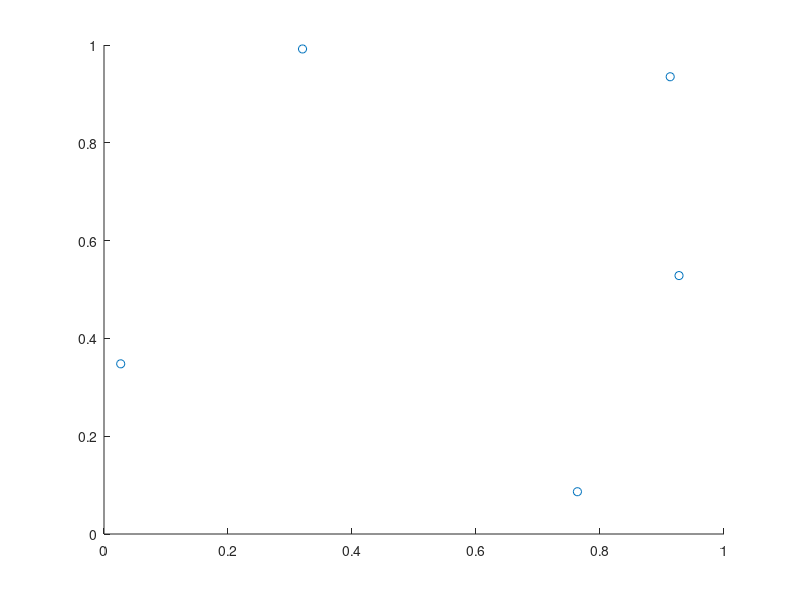

Source code (MATLAB):
function [] = main ()

    %process_dropbear_data();
    %return

    data = [0.91322074, 0.93506856;...
           0.02695392, 0.34799628;...
           0.32018781, 0.9919    ;...
           0.76357508, 0.08647722;...
           0.92744649, 0.52848275];
           
    ripser_output = [0.        , 0.4068346 ;...
           0.        , 0.47140506;...
           0.        , 0.59574986;...
           0.        , 0.7075296 ;...
           0.        ,        inf;...
           0.78166676, 0.91840202];
    
    scatter(data(:,1),data(:,2));

    [distance_matrix,boundary_matrix1,boundary_matrix2,h0,h1,h2] = tda (data,1e38);
    persistance = get_persistances(boundary_matrix1,boundary_matrix2,h0,h1,h2);

    % extract features
    %longest_distances1 = longest_persistance(distance_matrix,boundary_matrix1,h0,h1,1);
    %longest_distances2 = longest_persistance(distance_matrix,boundary_matrix2,h1,h2,1);

    % % decode the ripser results
    % decoded = cell(size(ripser_output));
    % for i=1:size(ripser_output,1)
    %     for j=1:size(all_h,1)
    %         if ripser_output(i,1)>0 && abs(ripser_output(i,1)-all_h{j})<1e-5
    %             decoded{i,1}=all_h{j,2};
    %         end
    %         if ripser_output(i,2)>0 && abs(ripser_output(i,2)-all_h{j})<1e-5
    %             decoded{i,2}=all_h{j,2};
    %         end
    %     end
    % end

end
%     n_points=6;
%     n_homologies = n_points + (n_points^2-n_points)/2 + ...
%                 (n_points^3-3*n_points^2+2*n_points)/6;
%     for i = 1:n_homologies
%         find_points_from_enumeration (i,n_points)
%     end
%     return;

function [persistance] = get_persistances(boundary_matrix1,boundary_matrix2,h0,h1,h2)
    persistance = [];

    for i=1:size(boundary_matrix1,2)
        ones = find(boundary_matrix1(:,i)==1);
        if ~isempty(ones)
            birth = 0;%ones(end);
            death = h1{i,1};
            persistance = [persistance;birth,death];
        end
    end

    for i=1:size(boundary_matrix2,2)
        ones = find(boundary_matrix2(:,i)==1);
        if ~isempty(ones)
            birth = h1{ones(end),1};
            death = h2{i,1};
            if birth ~= death
                persistance = [persistance;birth,death];
            end
        end
    end
end

function [] = process_dropbear_data ()
    % set up parameters
    n = 1; % number of longest persistances

    sample_rate = 25600/32;
    dim = 2;
    use_higher_sample_rate_for_inputs = 0;
    radius = 1e6;

    tda_window = .04; % in seconds
    delay = .25 / 17.7;
    cutoff = 150;

    sim_time = 0.4;

    % read and plot data
    [time_vibration,vibration_signal,...
            time_pin,pin_position,vibration_signal_samples,start_time,sample_rate] = read_data (sample_rate,dim,1,5.5,delay,cutoff);
    
    % extract a window for TDA
    number_of_samples_in_window = sample_rate * tda_window;
    
    % only compute TDA features for the first window
    % note this will eventually be a loop to compute all windows
    n_windows = (size(vibration_signal_samples,1)-number_of_samples_in_window+1);

    % overridden to perform a partial run
    n_windows = floor(sim_time * sample_rate);

    longest_distances = zeros(n_windows,n);
    for window_number = 1:n_windows
        %sample_range_in_window = (window_number-1)*number_of_samples_in_window+1:window_number*number_of_samples_in_window;
        sample_range_in_window = window_number:window_number+number_of_samples_in_window-1;
        window_data = vibration_signal_samples(sample_range_in_window,:);

        % perform TDA
        [distance_matrix,boundary_matrix1,boundary_matrix2,h0,h1,h2] = tda (window_data,radius);

        % extract features
        longest_distances1 = longest_persistance(distance_matrix,boundary_matrix1,h0,h1,1);
        longest_distances2 = longest_persistance(distance_matrix,boundary_matrix2,h1,h2,1);

        % assume longest persistance
        longest_distances(window_number,n) = max(longest_distances1,longest_distances2);
        

        % % merge
        % n1=1;
        % n2=1;
        % n=1;
        % while n1<=numel(longest_distances1) && n2<=numel(longest_distances2)
        %     if longest_distances1(n1) > longest_distances1(n2)
        %         longest_distances(window_number,n) = longest_distances1(n1);
        %         n1=n1+1;
        %     else
        %         longest_distances(window_number,n) = longest_distances1(n2);
        %         n2=n2+1;
        %     end
        %     n = n+1;
        % end
        % for i=n1:numel(longest_distances1)
        %     longest_distances(window_number,n) = longest_distances1(i);
        %     n=n+1;
        % end
        % for i=n2:numel(longest_distances1)
        %     longest_distances(window_number,n) = longest_distances2(i);
        %     n=n+1;
        % end

        %if mod(window_number,100)
            plot((1:window_number)./sample_rate+start_time,longest_distances(1:window_number),'m','Marker','None');
            hold on;
            drawnow;
        %end
    end

    xlabel('time (s)');
    ylabel('longest persistance');

    figure new;
    plot(time_pin(1:window_number),pin_position(1:window_number));
    xlabel('time(s)');
    ylabel('displacement (m)');

end

function longest_distances = longest_persistance(distance_matrix,boundary_matrix,h1,h2,n)

    longest_distances = zeros(1,n);
    
    for i=1:size(boundary_matrix,2)
        col = boundary_matrix(:,i);
        idx = find(col);
        start = 0;
        if ~isempty(idx)
            start=idx(end);
        end

         tmp=find(boundary_matrix(:,i));
        if ~isempty(tmp)
            % get enum ID of birth
            birth_idx = tmp(end);
            % get index in the distance table of death enum
            tmp=find(cell2mat(h2(:,3))==i);
            idx_in_distance_table = tmp(end);
            % lookup death time
            death_time = cell2mat(h2(idx_in_distance_table,1));

            % get index in the distance table of birth enum
            tmp=find(cell2mat(h1(:,3))==birth_idx);
            idx_in_distance_table = tmp(end);

            % lookup birth time
            birth_time = cell2mat(h1(idx_in_distance_table,1));

            persistance = death_time-birth_time;
        end

        for j=1:n
            if persistance > longest_distances(j)
                longest_distances = [longest_distances(1,1:j-1),persistance,longest_distances(1,j:n-1)];
                break;
            end
        end
    end

end

% find the death time of a given homology
% assume a time horizon of the largest distance
function [h0,h1,h2] = distance_matrix_to_list (dist_matrix)
    n = size(dist_matrix,1);
    n_pairs = (n^2-n)/2;
    n_triples = (n^3 - 3*n^2 + 2*n)/6;

    h = cell(n,3);
    h1 = cell(n_pairs,3);
    h2 = cell(n_triples,3);

    for i=1:n
        h0{i,1} = 0;
        h0{i,2} = i;
        h0{i,3} = i;
    end

    cnt=1;
    for i=1:n-1
        for j=i+1:n
            h1{cnt,1} = dist_matrix(i,j);
            h1{cnt,2} = [i,j];
            h1{cnt,3} = cnt;
            cnt=cnt+1;
        end
    end

    cnt=1;
    for i=1:n-2
        for j=i+1:n-1
            for k=j+1:n
                h2{cnt,1} = max([dist_matrix(i,j),dist_matrix(i,k),dist_matrix(j,k)]);
                h2{cnt,2} = [i,j,k];
                h2{cnt,3} = cnt;
                cnt=cnt+1;
            end
        end
    end

end

function [h0,h1,h2] = create_back_refs(h0,h1,h2)
    % back-reference to h1
    for i=1:size(h1,1)
        h1{i,4} = h1{i,2};
    end

    for i=1:size(h2,1)
        members=h2{i,2};
        back_refs=[0,0,0];
        cnt=1;
        for j=1:size(h1,1)
            subset=h1{j,2};
            if all(ismember(subset,members))
                back_refs(cnt)=j;
                cnt=cnt+1;
                if cnt==4
                    break;
                end
            end
        end
        h2{i,4} = back_refs;
    end
end

function [boundary_matrix] = generate_boundary (h1,h2)
    % allocate the boundary matrix
    boundary_matrix = zeros(size(h1,1),size(h2,1));

    for i=1:size(h2,1)
        for j=h2{i,4}
            boundary_matrix(j,i)=1;
        end
    end

    return

    % populate the boundary matrix
    for i=1:size(h1,1)
        if h1{i,3}
            points1 = h1{i,2};
            for j=1:size(h2,1)
                if h2{j,3}
                    points2 = h2{j,2};
                    if all(ismember(points1,points2))
                        enum1 = h1{i,3};
                        enum2 = h2{j,3};
                        boundary_matrix(enum1,enum2)=1;
                    end
                end
            end
        end
    end
end

function boundary_matrix = reduce_boundary(boundary_matrix)
    
    %v3
    % boundary_matrix = boundary_matrix';
    % 
    % % reduce the boundary matrix
    % %for i=2:size(boundary_matrix,2) % for each column...
    % for i=size(boundary_matrix,2):-1:2 % for each column...
    %     changed=1;
    %     while changed
    %         changed = 0;
    % 
    %         one_locs_master = find(boundary_matrix(:,i)); % find the row of lowest 1
    %         if isempty(one_locs_master)
    %             break;
    %         else
    %             lowest_master = one_locs_master(end);
    %             % check columns to the left if there's a match
    %             for j=1:i-1
    %                 one_locs_slave = find(boundary_matrix(:,j));
    %                 if ~isempty(one_locs_slave)
    %                     lowest_slave = one_locs_slave(end);
    %                     if lowest_slave == i
    %                         boundary_matrix(:,i) = zeros(size(boundary_matrix,1),1);
    %                         break;
    %                     end
    %                     if lowest_master == lowest_slave % apply column transformation
    %                         boundary_matrix(:,i) = double(xor(boundary_matrix(:,j),boundary_matrix(:,i)));
    %                         changed=1;
    %                         break;
    %                     end
    %                 end
    %             end
    %         end
    %     end
    % end
    % 
    % boundary_matrix = boundary_matrix';
    % return
    
    %v2
    % reduce the boundary matrix
    for i=2:size(boundary_matrix,2) % for each column...
        changed=1;
        while changed
            changed = 0;

            one_locs_master = find(boundary_matrix(:,i)); % find the row of lowest 1
            if isempty(one_locs_master)
                break;
            else
                lowest_master = one_locs_master(end);
                % check columns to the left if there's a match
                for j=1:i-1
                    one_locs_slave = find(boundary_matrix(:,j));
                    if ~isempty(one_locs_slave)
                        lowest_slave = one_locs_slave(end);
                        if lowest_slave == i
                            boundary_matrix(:,i) = zeros(size(boundary_matrix,1),1);
                            break;
                        end
                        if lowest_master == lowest_slave % apply column transformation
                            boundary_matrix(:,i) = double(xor(boundary_matrix(:,j),boundary_matrix(:,i)));
                            changed=1;
                            break;
                        end
                    end
                end
            end
        end
    end

    return

    %v1
    while changed
        % reduce the boundary matrix
        changed = 0;
        for i=1:size(boundary_matrix,2) % for each column...
            one_locs_master = find(boundary_matrix(:,i)); % find the row of lowest 1
            if ~isempty(one_locs_master)
                lowest_master = one_locs_master(end);
            
                % check columns to the right if there's a match
                for j=i+1:size(boundary_matrix,2)
                    one_locs_slave = find(boundary_matrix(:,j));
                    if ~isempty(one_locs_slave)
                        lowest_slave = one_locs_slave(end);
                        if lowest_master == lowest_slave % apply column transformation
                            boundary_matrix(:,j) = double(xor(boundary_matrix(:,j),boundary_matrix(:,i)));
                            changed=1;
                        end
                    end
                end
            end
        end
    end
    
end

% return boundary matrix and distance matrix for input data
function [distance_matrix,...
    boundary_matrix1_reduced,...
    boundary_matrix2_reduced,...
    h0,h1,h2] = tda (window_data,radius)

    % fill in distance matrix
    distance_matrix = zeros(size(window_data,1),size(window_data,1));
    for i=1:size(window_data,1)
        for j=1:size(window_data,1)
            distance_matrix(i,j) = norm(window_data(i,:)-window_data(j,:));
        end
    end
    
    boundary_list = {};
    
    % real method???
    % find the earliest birth of H-1's
    % mark all vertices as unused
    [h0,h1,h2] = distance_matrix_to_list (distance_matrix);
    h1 = sortrows(h1,1);
    h2 = sortrows(h2,1);

    [h0,h1,h2]=create_back_refs(h0,h1,h2);

    n_h0 = size(distance_matrix,1);

    n_h1 = size(h1,1);
    n_h2 = size(h2,1);

    boundary_matrix1 = generate_boundary (h0,h1);
    boundary_matrix2 = generate_boundary (h1,h2);
    
    boundary_matrix1_reduced = reduce_boundary (boundary_matrix1);
    boundary_matrix2_reduced = reduce_boundary (boundary_matrix2);

end

% read and preprocess data
function [time_vibration,vibration_signal,...
    time_pin,pin_position,sample_rate] = read_and_clean_dataset(filename,...
                                                    sample_rate,...
                                                    use_higher_sample_rate_for_inputs)
    % read data and compute sample rates
    data = jsondecode(fileread(filename));
    
    if sample_rate==0
        sample_rate = data.accelerometer_sample_rate;
    end

    % native sample rates computed here
    %vibration_sample_rate = numel(data.acceleration_data) / (data.time_acceleration_data(end) - data.time_acceleration_data(1));
    %pin_sample_rate = numel(data.measured_pin_location) / (data.measured_pin_location_tt(end) - data.measured_pin_location_tt(1));
    
    % remove nans in pin position
    for i = find(isnan(data.measured_pin_location))
        data.measured_pin_location(i) = (data.measured_pin_location(i+1) + data.measured_pin_location(i-1))/2;
    end
    
    % determine overlapping time span for both signals
    latest_start_time = max([data.time_acceleration_data(1) data.measured_pin_location_tt(1)]);
    earliest_end_time = min([data.time_acceleration_data(end) data.measured_pin_location_tt(end)]);
    
    % trim signals
    clip_start = find(data.time_acceleration_data>=latest_start_time);
    clip_end = find(data.time_acceleration_data>=earliest_end_time);
    data.time_acceleration_data = data.time_acceleration_data(clip_start(1):clip_end(1));
    data.acceleration_data = data.acceleration_data(clip_start(1):clip_end(1));
    
    clip_start = find(data.measured_pin_location_tt>=latest_start_time);
    clip_end = find(data.measured_pin_location_tt>=earliest_end_time);
    data.measured_pin_location_tt = data.measured_pin_location_tt(clip_start(1):clip_end(1));
    data.measured_pin_location = data.measured_pin_location(clip_start(1):clip_end(1));
    
    % create new time axes
    if use_higher_sample_rate_for_inputs
        sample_rate_vib = sample_rate*number_of_sequence_inputs;
    else
        sample_rate_vib = sample_rate;
    end

    time_vibration = [data.time_acceleration_data(1):...
                        1/sample_rate_vib:...
                        data.time_acceleration_data(end)];
    
    time_pin = [data.measured_pin_location_tt(1):...
                        1/sample_rate:...
                        data.measured_pin_location_tt(end)];
    
    % interpolate signals (if needed)
    vibration_signal = interp1(data.time_acceleration_data,data.acceleration_data,time_vibration);
    pin_position = interp1(data.measured_pin_location_tt,data.measured_pin_location,time_vibration);

end

% read dataset
function [time_vibration,vibration_signal,...
        time_pin,pin_position,vibration_signal_samples,start_time,sample_rate] = read_data (sample_rate,dim,plotit,plottime,delay,cutoff)

    % read the input data
    [time_vibration,vibration_signal,...
        time_pin,pin_position,sample_rate] = read_and_clean_dataset('data_6_with_FFT.json', ...
                                                        sample_rate,...
                                                        0);
    
    % apply FLP
    if cutoff ~= 0
        vibration_signal = lowpass(vibration_signal,cutoff,sample_rate);
    end

    % TODO: normalize data and apply LPF and allow for no subsampling
    % and allow for window stride
    
    if delay ~= 0
        sample_rate = numel(time_pin)/(time_pin(end) - time_pin(1));
        stride = floor(sample_rate * delay);
    else
        stride = 1;
    end

    % convert input data into moving window datapoints
    vibration_signal_samples = zeros(size(vibration_signal,2)-1,dim);
    for i=1:size(vibration_signal_samples,1)-stride*dim-1
        vibration_signal_samples(i,:) = vibration_signal(i:stride:i+stride*dim-1);
    end
    
    pts = find(time_vibration>plottime);
    pts = pts(1);

    if plotit
        % plot for sanity check
        figure;
        hold on;
        title('training data');
        plot(time_vibration(1:pts),vibration_signal(1:pts),'g');
        yyaxis right
        plot(time_pin(1:pts),pin_position(1:pts),'r');
        title('training data');
        %legend({"vibration","pin position"});
        xlabel('time (s)');
        %hold off;
        drawnow;
        yyaxis left
    end

    start_time = time_vibration(1);
end
